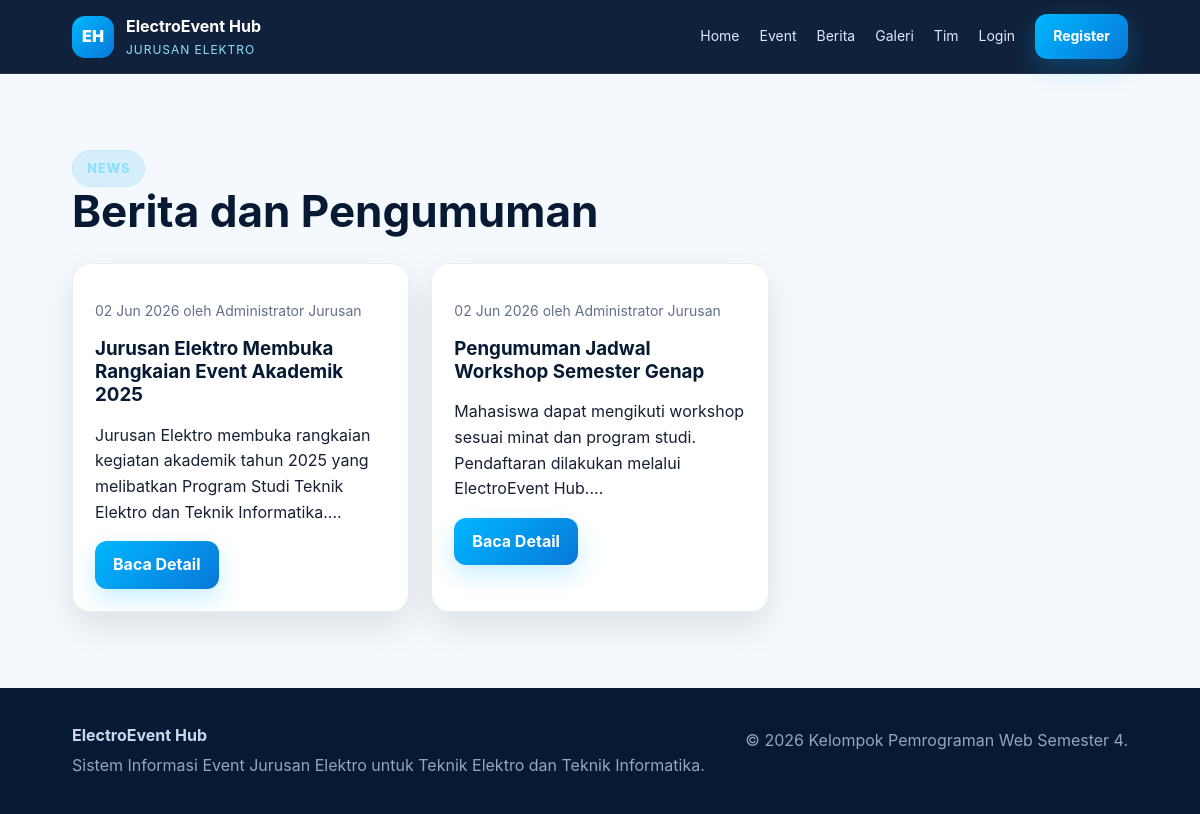
Page /news.php on the committed database.
### tables this page shows
CREATE TABLE news (
  id INT AUTO_INCREMENT PRIMARY KEY,
  title VARCHAR(180) NOT NULL,
  slug VARCHAR(200) NOT NULL UNIQUE,
  content TEXT NOT NULL,
  image VARCHAR(255) DEFAULT NULL,
  author_id INT DEFAULT NULL,
  created_at TIMESTAMP DEFAULT CURRENT_TIMESTAMP,
  CONSTRAINT fk_news_author FOREIGN KEY (author_id) REFERENCES users(id) ON DELETE SET NULL ON UPDATE CASCADE
);

CREATE TABLE users (
  id INT AUTO_INCREMENT PRIMARY KEY,
  name VARCHAR(120) NOT NULL,
  nim VARCHAR(30) DEFAULT NULL,
  email VARCHAR(120) NOT NULL UNIQUE,
  password VARCHAR(255) NOT NULL,
  study_program ENUM('Teknik Elektro','Teknik Informatika') DEFAULT NULL,
  phone VARCHAR(30) DEFAULT NULL,
  role ENUM('admin','member') NOT NULL DEFAULT 'member',
  photo VARCHAR(255) DEFAULT NULL,
  created_at TIMESTAMP DEFAULT CURRENT_TIMESTAMP
);

### includes/functions.php (called while the page is built, shortened)
<?php
function e($value) {
    return htmlspecialchars((string) $value, ENT_QUOTES, 'UTF-8');
}

### news.php (the view, shortened to what this page needs)
<?php
require_once __DIR__ . '/config/database.php';
$news = $pdo->query('SELECT n.*, u.name author FROM news n LEFT JOIN users u ON u.id=n.author_id ORDER BY n.created_at DESC')->fetchAll();
require_once __DIR__ . '/includes/header.php';
?>
<section class="section"><div class="container"><div class="section-head"><div><span class="eyebrow">News</span><h2>Berita dan Pengumuman</h2></div></div><div class="grid grid-3"><?php foreach($news as $n): ?><article class="card"><?php if($n['image']): ?><img class="event-img" src="<?= e($n['image']) ?>" alt="<?= e($n['title']) ?>"><?php endif; ?><div class="card-body"><p class="meta"><?= date('d M Y', strtotime($n['created_at'])) ?> oleh <?= e($n['author'] ?? 'Admin') ?></p><h3><?= e($n['title']) ?></h3><p><?= e(substr(strip_tags($n['content']),0,140)) ?>...</p><a class="btn btn-primary" href="news-detail.php?id=<?= $n['id'] ?>">Baca Detail</a></div></article><?php endforeach; ?></div></div></section>
<?php require_once __DIR__ . '/includes/footer.php'; ?>

### assets/css/style.css (style rules this page uses)
:root { --navy:#071a33;--navy2:#102a4c;--blue:#0877d8;--electric:#00b7ff;--white:#fff;--muted:#61718a;--line:#e7edf5;--bg:#f5f8fc;--danger:#d93025;--ok:#118a45;--warn:#b76a00;--shadow:0 14px 35px rgba(7,26,51,.10);--radius:18px }
* { box-sizing:border-box }
body { margin:0;font-family:Inter,Segoe UI,Arial,sans-serif;background:var(--bg);color:#162033;line-height:1.6 }
a { text-decoration:none;color:inherit }
.btn { display:inline-flex;align-items:center;justify-content:center;gap:8px;border:0;border-radius:12px;padding:11px 18px;font-weight:700;cursor:pointer }
.btn-primary { background:linear-gradient(135deg,var(--electric),var(--blue));color:#fff;box-shadow:0 10px 24px rgba(0,183,255,.22) }
.container { width:min(1120px,88vw);margin:auto }
.eyebrow { display:inline-block;border:1px solid rgba(142,223,255,.35);background:rgba(0,183,255,.12);color:#8edfff;border-radius:999px;padding:7px 14px;font-size:13px;font-weight:800;letter-spacing:.06em;text-transform:uppercase }
.section { padding:76px 0 }
.section-head { display:flex;align-items:end;justify-content:space-between;gap:25px;margin-bottom:28px }
.section h2 { font-size:clamp(28px,4vw,44px);line-height:1.1;margin:0;color:var(--navy) }
.grid { display:grid;gap:22px }
.grid-3 { grid-template-columns:repeat(3,1fr) }
.card { background:#fff;border:1px solid var(--line);border-radius:var(--radius);box-shadow:var(--shadow);overflow:hidden }
.card-body { padding:22px }
.meta { color:var(--muted);font-size:14px }
.card h3 { margin:10px 0 8px;color:var(--navy);line-height:1.25 }

### rows in the picture
news: created_at "02 Jun 2026", author.name "Administrator Jurusan", title "Jurusan Elektro Membuka Rangkaian Event Akademik 2025", content "Jurusan Elektro membuka rangkaian kegiatan akademik tahun 2025 yang melibatkan Program Studi Teknik Elektro dan Teknik Informatika."
news: created_at "02 Jun 2026", author.name "Administrator Jurusan", title "Pengumuman Jadwal Workshop Semester Genap", content "Mahasiswa dapat mengikuti workshop sesuai minat dan program studi. Pendaftaran dilakukan melalui ElectroEvent Hub."
